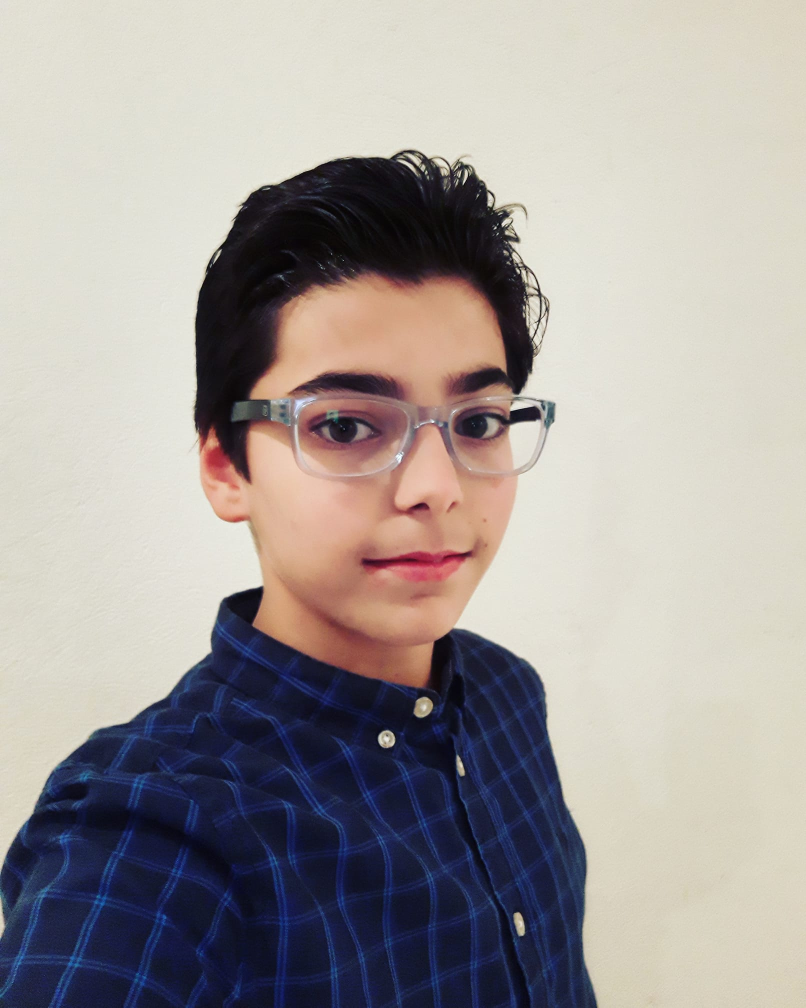
#> input picture test/assets/adam.jpg, 1612 x 2015 px (shown at 1/2 size)
$ python ImageClass.py ../test/assets/adam.jpg
#> lines starting #> are read from the running program, lines starting #| are printed output that depends on the picture
import cv2
import argparse
import os

# brightest to lowest
CHARS = ["@", "#", "S", "%", "?", "*", "+", ";", ":", ",", "."]

portion = int(255 / len(CHARS))
ranges = [range(i, i + portion) for i in range(0, 255 - portion, portion)]


def pixel2ascii(value):
    for i in range(len(ranges)):
        if value in ranges[i]:
            return CHARS[i]
    return CHARS[len(CHARS) - 1]


def main(path, width, output):
#> called with path = '../test/assets/adam.jpg', width = 150, output = 'output.txt'
    try:
        img = cv2.imread(path, 0)
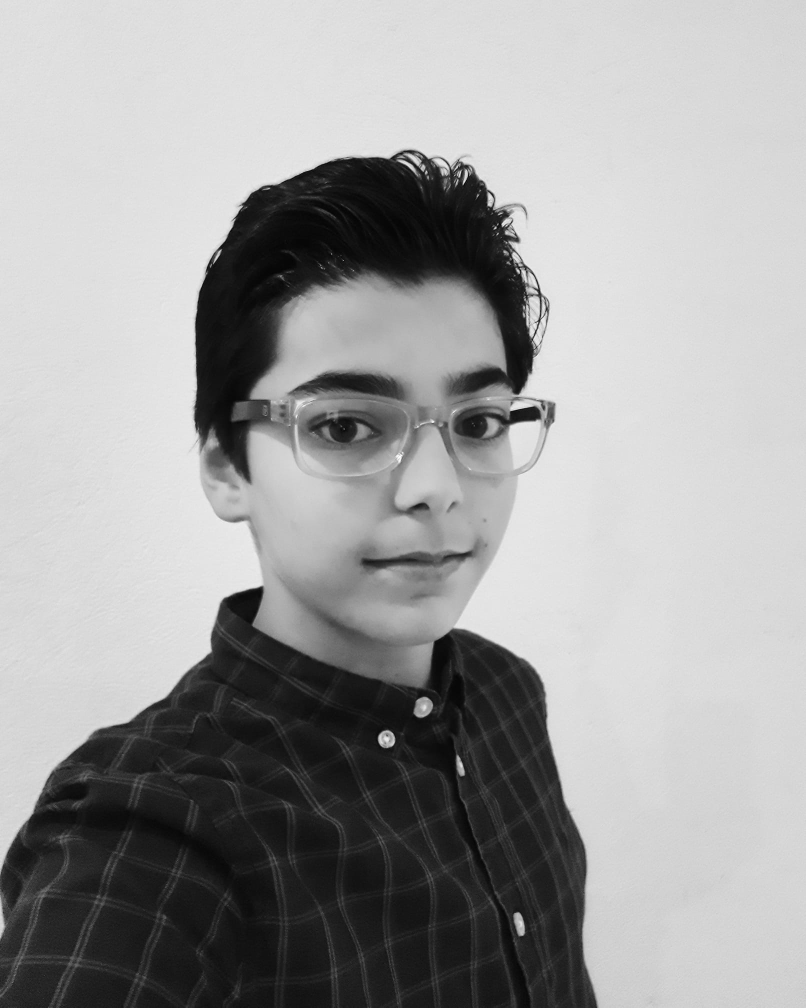
#> img: shape (2015, 1612) (shown at 1/2 size); min 0, max 255, mean 158.3
        img = cv2.resize(img, (width, int((img.shape[0] / img.shape[1]) * width)))
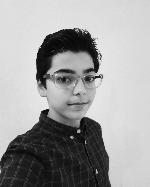
#> img: shape (187, 150); min 3, max 238, mean 158.2
    except:
        print("input is not a valid image")
        quit()

    file = open(output, "w")
    for row in img:
        for pixel in row:
            char = pixel2ascii(pixel)
            file.write(char)

            print(char, end="")
        file.write("\n")
        print()
#> this loop made 187 passes
    file.close()


if __name__ == "__main__":
    ap = argparse.ArgumentParser()
    ap.add_argument("input", help="path to input image")
    ap.add_argument("-o", "--output", help="path to output text")
    ap.add_argument("-w", "--width", help="new image width", type=int)

    args = ap.parse_args()

    w = args.width
    o = args.output
    i = args.input

    if w == None:
        w = 150
    if o == None:
        o = "output.txt"

    if w == 0:
        print("width cannot be zero")
        quit()
    if os.path.isfile(i) == False:
        print("input path must be valid")
        quit()

    main(
        path=i,
        width=w,
        output=o,
    )
